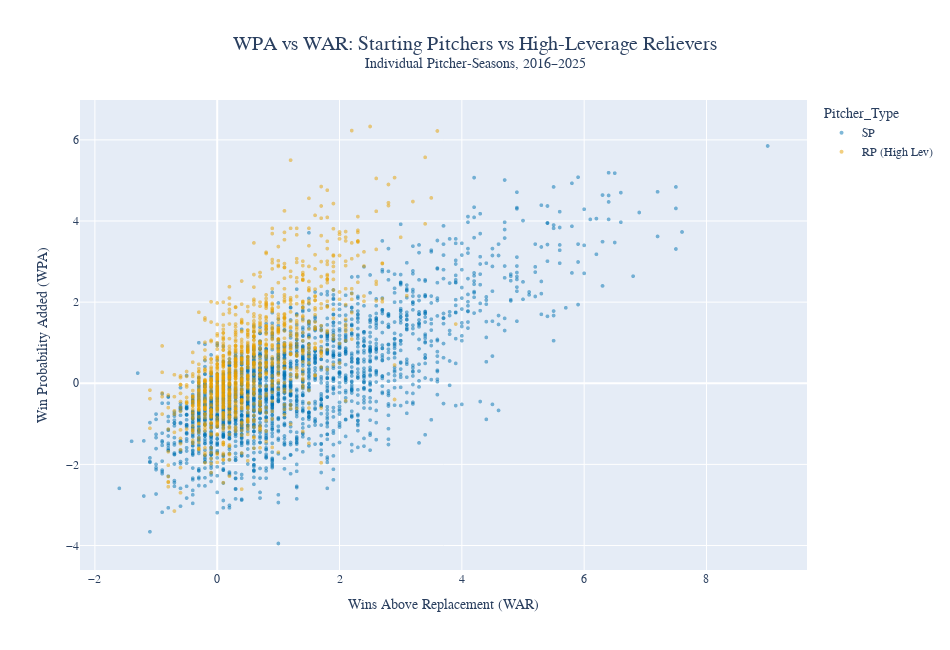

Notebook source saved alongside this figure:
### Markdown cell above
## 4. Individual Season Scatter: WPA vs WAR

Each dot is a single pitcher-season. SPs spread horizontally (high WAR, moderate WPA) — their volume drives skill-based value but dilutes game-context impact. High-leverage RPs spread vertically (low WAR, wide WPA range) — their value is concentrated in high-stakes moments but inflated by sequencing and managerial deployment. The gap between the two clusters is the valuation no-man's-land where neither metric tells the full story.

### Code cell
# Interactive Scatter: WPA vs WAR — Individual Seasons (SPs vs High-Leverage RPs)
hl_rp_names = high_lev_rp_df['Player'].unique()

scatter_df = df[['Player', 'Pitcher_Type', 'Season', 'WAR', 'WPA', 'ERA', 'IP', 'LI']].dropna(subset=['WAR', 'WPA']).copy()
scatter_df = scatter_df[
    (scatter_df['Pitcher_Type'] == 'SP') | 
    ((scatter_df['Pitcher_Type'] == 'RP') & (scatter_df['Player'].isin(hl_rp_names)))
].copy()
scatter_df['Pitcher_Type'] = scatter_df['Pitcher_Type'].replace({'RP': 'RP (High Lev)'})

for col in ['WAR', 'WPA', 'ERA', 'IP', 'LI']:
    scatter_df[col] = scatter_df[col].round(2)

fig4 = px.scatter(
    scatter_df, x='WAR', y='WPA', color='Pitcher_Type',
    hover_data=['Player', 'Season', 'ERA', 'IP', 'LI', 'WAR', 'WPA'],
    labels={'WAR': 'Wins Above Replacement (WAR)', 'WPA': 'Win Probability Added (WPA)'},
    title=f'WPA vs WAR: Starting Pitchers vs High-Leverage Relievers<br><sup>Individual Pitcher-Seasons, {START_YEAR}\u2013{END_YEAR}</sup>',
    color_discrete_map={'SP': '#0072B2', 'RP (High Lev)': '#E69F00'}
)
fig4.update_traces(marker=dict(size=4, opacity=0.5))
fig4.update_layout(
    font_family='Georgia, Times New Roman, serif',
    height=650, width=950,
    hoverlabel=dict(font_family='Georgia, Times New Roman, serif'),
    xaxis_title_font_family='Georgia, Times New Roman, serif',
    yaxis_title_font_family='Georgia, Times New Roman, serif',
    title_x=0.5,
    title_font_size=20,
)
fig4.for_each_trace(lambda t: t.update(
    hovertemplate=t.hovertemplate.replace('=', ' = ') if t.hovertemplate else t.hovertemplate

))
fig4.show()

### Figure 1 — Plotly figure (JSON) as saved in the notebook; plotly's stock layout.template omitted (floating-point values rounded to 4 significant figures; data arrays with more than 128 entries replaced by an {"elided": "..."} marker saying what was removed)
{"data": [{"customdata": {"elided": "2337x5 mixed values"}, "hovertemplate": "Pitcher_Type = SP<br>Wins Above Replacement (WAR) = %{x}<br>Win Probability Added (WPA) = %{y}<br>Player = %{customdata[0]}<br>Season = %{customdata[1]}<br>ERA = %{customdata[2]}<br>IP = %{customdata[3]}<br>LI = %{customdata[4]}<extra></extra>", "legendgroup": "SP", "marker": {"color": "#0072B2", "opacity": 0.5, "size": 4, "symbol": "circle"}, "mode": "markers", "name": "SP", "showlegend": true, "type": "scattergl", "x": {"elided": "2337 float values"}, "xaxis": "x", "y": {"elided": "2337 float values"}, "yaxis": "y"}, {"customdata": {"elided": "1205x5 mixed values"}, "hovertemplate": "Pitcher_Type = RP (High Lev)<br>Wins Above Replacement (WAR) = %{x}<br>Win Probability Added (WPA) = %{y}<br>Player = %{customdata[0]}<br>Season = %{customdata[1]}<br>ERA = %{customdata[2]}<br>IP = %{customdata[3]}<br>LI = %{customdata[4]}<extra></extra>", "legendgroup": "RP (High Lev)", "marker": {"color": "#E69F00", "opacity": 0.5, "size": 4, "symbol": "circle"}, "mode": "markers", "name": "RP (High Lev)", "showlegend": true, "type": "scattergl", "x": {"elided": "1205 float values"}, "xaxis": "x", "y": {"elided": "1205 float values"}, "yaxis": "y"}], "layout": {"font": {"family": "Georgia, Times New Roman, serif"}, "height": 650, "hoverlabel": {"font": {"family": "Georgia, Times New Roman, serif"}}, "legend": {"title": {"text": "Pitcher_Type"}, "tracegroupgap": 0}, "title": {"font": {"size": 20}, "text": "WPA vs WAR: Starting Pitchers vs High-Leverage Relievers<br><sup>Individual Pitcher-Seasons, 2016–2025</sup>", "x": 0.5}, "width": 950, "xaxis": {"anchor": "y", "domain": [0, 1], "title": {"font": {"family": "Georgia, Times New Roman, serif"}, "text": "Wins Above Replacement (WAR)"}}, "yaxis": {"anchor": "x", "domain": [0, 1], "title": {"font": {"family": "Georgia, Times New Roman, serif"}, "text": "Win Probability Added (WPA)"}}}}
